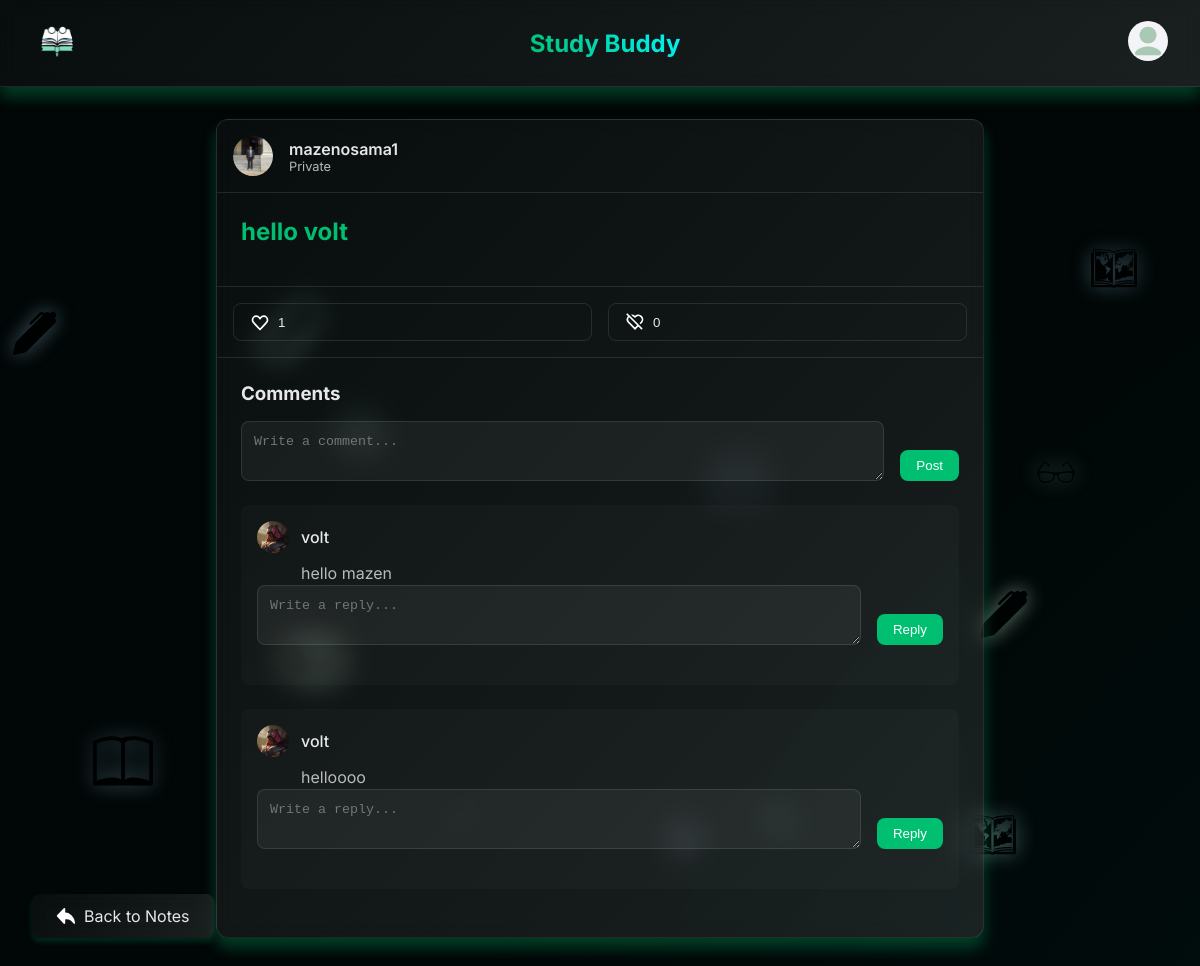
The app's page /notes/48/ (signed in) with its own data.
### notes/models.py (models this page shows, shortened)
class Note(models.Model):
    SUBJECT_CHOICES = [
        ('mathematics', 'Mathematics'),
        ('science', 'Science'),
        ('history', 'History'),
        ('english', 'English'),
        ('computers', 'Computer Science'),
        ('arts', 'Arts'),
    ]
    GRADE_CHOICES =[
        ('first', 'First Grade'),
        ('second', 'Second Grade'),
        ('third', 'Third Grade'),
        ('fourth', 'Fourth Grade'),
        ('fifth', 'Fifth Grade'),
        ('sixth', 'Sixth Grade'),
        ('seventh', 'Seventh Grade'),
        ('eighth', 'Eighth Grade'),
        ('ninth', 'Ninth Grade'),
        ('tenth', 'Tenth Grade'),
        ('eleventh', 'Eleventh Grade'),
        ('twelfth', 'Twelfth Grade'),
    ]
    author = models.ForeignKey(settings.AUTH_USER_MODEL, on_delete=models.CASCADE, editable=False)
    title = models.CharField(max_length=255)
    content = models.TextField(blank=True, null=True)
    file = models.FileField(upload_to='notes/', blank=True, null=True)
    created_at = models.DateTimeField(auto_now_add=True)
    updated_at = models.DateTimeField(auto_now=True)
    is_public = models.BooleanField(default=False)
    grade_level = models.CharField(max_length=50,choices=GRADE_CHOICES, default='first')
    subject = models.CharField(max_length=50, choices=SUBJECT_CHOICES, default='mathematics')
    show_on_profile = models.BooleanField(default=False)

class Comment(models.Model):
    user = models.ForeignKey(settings.AUTH_USER_MODEL, on_delete=models.CASCADE)
    note = models.ForeignKey(Note, on_delete=models.CASCADE, related_name='comments', null=True, blank=True)
    parent = models.ForeignKey('self', on_delete=models.CASCADE, related_name='replies', null=True, blank=True)  # ✅ Allows replies
    content = models.TextField()
    created_at = models.DateTimeField(auto_now_add=True)

### users/models.py (models this page shows, shortened)
class CustomUser(AbstractUser):
    ROLE_CHOICES = [
        ('student', 'Student'),
        ('teacher', 'Teacher'),
    ]
    SUBJECT_CATEGORIES = Note.SUBJECT_CHOICES
    GRADE_LEVELS = Note.GRADE_CHOICES
    subject_category = models.CharField(max_length=20, choices=SUBJECT_CATEGORIES, blank=True, null=True , default='mathematics')
    role = models.CharField(max_length=10, choices=ROLE_CHOICES, default='student')
    grade_level = models.CharField(max_length=20, choices=GRADE_LEVELS, blank=True, null=True, default='first')
    email = models.EmailField(unique=True)
    profile_picture = models.ImageField(upload_to='profile_pictures/', blank=True, null=True)

### notes/views.py (the view)
# urls.py: path('<int:note_id>/', views.note_detail, name='note_detail'),
@login_required
def note_detail(request, note_id):
    note = get_object_or_404(Note, id=note_id)
    top_level_comments = note.comments.filter(
        parent__isnull=True)  # Only top-level comments
    return render(request, 'notes/note_detail.html', {
        'note': note,
        'top_level_comments': top_level_comments
    })

### notes/templates/notes/note_detail.html (shortened to what this page needs)
{% load static %}
<!DOCTYPE html>
<html lang="en">
<head>
    <link rel="stylesheet" href="{% static 'css/notes/note_detail.css' %}">
    <link rel="stylesheet" href="{% static 'css/root.css' %}">
</head>
<body>
    <div class="background-animate">
    </div>
    <header class="site-header">
        <div class="logo-container">
            <a href="{% url 'notes_list' %}">
             <img src="{% static 'images/logo-2-trans.png' %}" alt="Study Buddy Logo" class="site-logo">
            </a>
        </div>
        <h1 class="site-title">Study Buddy</h1>
        <div class="profile-icon-container">
            <a href="{% url 'profile_view' %}">
                {% if request.user.profile_picture %}
                <img src="{{ request.user.profile_picture.url }}" alt="Profile Avatar" class="author-avatar">
                {% else %}
                <img src="{% static 'images/default-avatar.png' %}" alt="Profile Avatar" class="author-avatar">
                {% endif %}
            </a>
        </div>
    </header>
    <main class="main-content">
        <div class="note-card">
            <div class="note-header">
                <div class="author-info">
                    {% if note.author.profile_picture %}
                    <img src="{{ note.author.profile_picture.url }}" alt="Author Avatar" class="author-avatar">
                    {% else %}
                    <img src="{% static 'images/default-avatar.png' %}" alt="Author Avatar" class="author-avatar">
                    {% endif %}
                    <div class="author-details">
                        <span class="author-name">{{ note.author.username }}</span>
                        <span class="note-visibility">{{ note.is_public|yesno:"Public,Private" }}</span>
                    </div>
                </div>
            </div>
            <div class="note-content">
                <h2 class="note-title">{{ note.title }}</h2>
            </div>
            <div class="note-actions">
                <form method="POST" action="{% url 'like_note' note.id %}" class="action-form">
                    <button type="submit" class="action-button like-button">
                        <img src="{% static 'icons/heart-likes.svg' %}" alt="Like" class="action-icon">
                        <span>{{ note.likes.count }}</span>
                    </button>
                </form>
                <form method="POST" action="{% url 'dislike_note' note.id %}" class="action-form">
                    <button type="submit" class="action-button dislike-button">
                        <img src="{% static 'icons/dislike-icon.svg' %}" alt="Dislike" class="action-icon">
                        <span>{{ note.dislikes.count }}</span>
                    </button>
                </form>
            </div>
            <div class="comments-section">
                <h3 class="comments-title">Comments</h3>
                <form method="POST" action="{% url 'add_comment' note.id %}" class="comment-form">
                    <div class="comment-input-container">
                        <textarea name="content" placeholder="Write a comment..." required
                            class="comment-input"></textarea>
                        <button type="submit" class="submit-comment">Post</button>
                    </div>
                </form>
                <div class="comments-list">
                    {% for comment in top_level_comments %}
                    <div class="comment">
                        <div class="comment-header">
                            {% if comment.user.profile_picture %}
                            <img src="{{ comment.user.profile_picture.url }}" alt="Commenter Avatar" class="commenter-avatar">
                            {% else %}
                            <img src="{% static 'images/default-avatar.png' %}" alt="Commenter Avatar" class="commenter-avatar">
                            {% endif %}
                            <span class="commenter-name">{{ comment.user.username }}</span>
                        </div>
                        <p class="comment-content">{{ comment.content }}</p>
                        <form method="POST" action="{% url 'add_reply' note.id comment.id %}" class="reply-form">
                            <div class="reply-input-container">
                                <textarea name="content" placeholder="Write a reply..." required class="reply-input"></textarea>
                                <button type="submit" class="submit-reply">Reply</button>
                            </div>
                        </form>
                    </div>
                    {% empty %}
                    <p class="no-comments">No comments yet. Be the first to comment!</p>
                    {% endfor %}
                </div>
            </div>
        </div>
    </main>
    <a href="{% url 'notes_list' %}" class="back-button">
        <img src="{% static 'icons/back-icon.svg' %}" alt="Back" class="back-icon">
        Back to Notes
    </a>
</body>
</html>

### static/css/notes/note_detail.css (style rules this page uses)
* { margin: 0; padding: 0; box-sizing: border-box; }
body { background: radial-gradient(circle at center, var(--background-light) 0%, var(--background-dark) 70%), radial-gradient(circle at 20% 80%, rgba(1, 191, 113, 0.1) 0%, transparent 40%); font-family: 'Inter', sans-serif; color: var(--text-primary); min-height: 100vh; overflow-x: hidden; position: relative; background-size: 400% 400%; animation: gradientBG 20s ease infinite; }
.site-header { display: flex; align-items: center; justify-content: space-between; width: 100%; padding: 1rem 2rem; background: var(--gradient-glass); backdrop-filter: blur(10px); border-bottom: 1px solid rgba(255, 255, 255, 0.1); box-shadow: var(--shadow-lg); position: sticky; top: 0; z-index: 1000; animation: fadeIn 0.5s ease-out; }
.site-logo { width: 50px; height: 50px; transition: transform 0.3s ease; }
.site-title { font-size: 1.5em; background: linear-gradient(45deg, var(--primary-color), var(--primary-hover)); -webkit-background-clip: text; background-clip: text; color: transparent; }
.author-avatar { width: 40px; height: 40px; border-radius: 50%; object-fit: cover; transition: transform 0.3s ease; }
.main-content { max-width: 800px; margin: 2rem auto; padding: 0 1rem; }
.note-card { background: var(--gradient-glass); backdrop-filter: blur(10px); border-radius: var(--radius-lg); border: 1px solid rgba(255, 255, 255, 0.1); box-shadow: var(--shadow-lg); margin-bottom: 2rem; overflow: hidden; }
.note-header { padding: 1rem; border-bottom: 1px solid rgba(255, 255, 255, 0.1); }
.author-info { display: flex; align-items: center; gap: 1rem; }
.author-details { display: flex; flex-direction: column; }
.author-name { font-weight: 600; color: var(--text-primary); }
.note-visibility { font-size: 0.8em; color: var(--text-secondary); }
.note-content { padding: 1.5rem; }
.note-title { font-size: 1.5em; margin-bottom: 1rem; color: var(--primary-color); }
.note-actions { display: flex; gap: 1rem; padding: 1rem; border-top: 1px solid rgba(255, 255, 255, 0.1); }
.action-form { flex: 1; }
.action-button { display: flex; align-items: center; gap: 0.5rem; padding: 0.5rem 1rem; background: transparent; border: 1px solid rgba(255, 255, 255, 0.1); border-radius: var(--radius-md); color: var(--text-primary); cursor: pointer; transition: all 0.3s ease; width: 100%; }
.action-icon { width: 20px; height: 20px; }
.comments-section { padding: 1.5rem; border-top: 1px solid rgba(255, 255, 255, 0.1); }
.comments-title { margin-bottom: 1rem; color: var(--text-primary); }
.comment-input-container, .reply-input-container { display: flex; gap: 1rem; margin-bottom: 1.5rem; }
.comment-input, .reply-input { flex: 1; padding: 0.75rem; background: rgba(255, 255, 255, 0.05); border: 1px solid rgba(255, 255, 255, 0.1); border-radius: var(--radius-md); color: var(--text-primary); resize: vertical; min-height: 60px; transition: all 0.3s ease; }
.submit-comment, .submit-reply { padding: 0.5rem 1rem; background: var(--primary-color); border: none; border-radius: var(--radius-md); color: white; cursor: pointer; transition: all 0.3s ease; align-self: flex-end; }
.comment { margin-bottom: 1.5rem; padding: 1rem; background: rgba(255, 255, 255, 0.02); border-radius: var(--radius-md); }
.comment-header, .reply-header { display: flex; align-items: center; gap: 0.75rem; margin-bottom: 0.5rem; }
.commenter-avatar, .replier-avatar { width: 32px; height: 32px; border-radius: 50%; object-fit: cover; }
.commenter-name, .replier-name { font-weight: 500; color: var(--text-primary); }
.comment-content, .reply-content { margin-left: 2.75rem; line-height: 1.5; color: var(--text-secondary); }
.back-button { position: fixed; bottom: 2rem; left: 2rem; display: flex; align-items: center; gap: 0.5rem; padding: 0.75rem 1.5rem; background: var(--gradient-glass); backdrop-filter: blur(10px); border-radius: var(--radius-md); color: var(--text-primary); text-decoration: none; transition: all 0.3s ease; box-shadow: var(--shadow-md); }
.back-icon { width: 20px; height: 20px; }

### records on screen
Note: author.profile_picture (picture), author.username "mazenosama1", is_public "Private", title "hello volt", likes.count "1", dislikes.count "0"
Comment: user.profile_picture (picture), user.username "volt", content "hello mazen"
Comment: user.profile_picture (picture), user.username "volt", content "helloooo"
